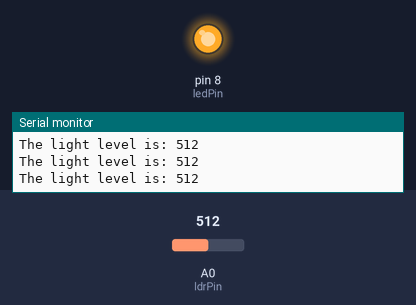
Simulated run of this sketch. Board: Arduino Uno, built with avr-gcc and run on an emulated ATmega328P. Parts: output pins drawn as LEDs (lit = HIGH), the last lines printed to the serial monitor. Inputs (shaded band) come from the test bench; at power-on: A0 (ldrPin) = 512.

Above: at 1.2 s.
1.3 s: A0 (ldrPin) set to 527
At 2.5 s:
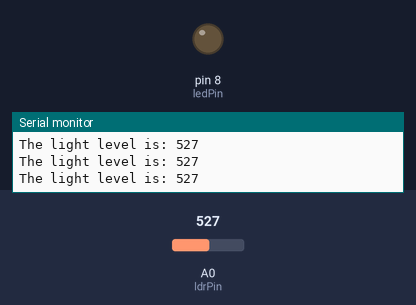
2.8 s: A0 (ldrPin) set to 511
At 3.9 s:
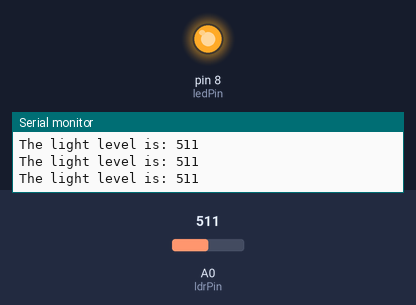
5.8 s: A0 (ldrPin) set to 716
At 7.0 s:
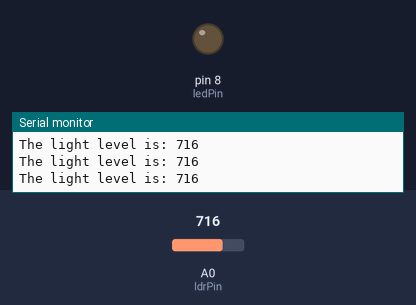
Timing chart, 0 to 8.8 s (numbered marks = the images above; inputs shaded):
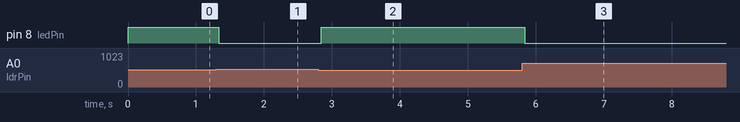

Measured:
- the behaviour switches between 512 and 513 on A0 (ldrPin) (found by bisection; images 0 and 1)
- after the input at 1.3 s, pin 8 (ledPin): HIGH → LOW at once
- after the input at 2.8 s, pin 8 (ledPin): LOW → HIGH at once
- after the input at 5.8 s, pin 8 (ledPin): HIGH → LOW at once

The sketch:

light_and_thermo_sensor.ino
```cpp
//set pin numbers
//const won't change
const int ledPin = 8;   //the number of the LED pin
const int ldrPin = A0;  //the number of the LDR pin

int lightCal;
int ldrStatus;


void setup() {

  Serial.begin(9600);
  pinMode(ledPin, OUTPUT);  //initialize the LED pin as an output
  pinMode(ldrPin, INPUT);   //initialize the LDR pin as an input

  lightCal = analogRead(ldrPin);
}

void loop() {

  ldrStatus = analogRead(ldrPin);   //read the status of the LDR value

  //check if the LDR status is <= 20
  //if it is, the LED is HIGH

   if (ldrStatus <= lightCal) {

    Serial.print("The light level is: ");
    Serial.println(ldrStatus);
    digitalWrite(ledPin, HIGH);               //turn LED on
    //Serial.println("LDR is DARK, LED is ON");

   }
  else {

    Serial.print("The light level is: ");
    Serial.println(ldrStatus);
    digitalWrite(ledPin, LOW);          //turn LED off
    //Serial.println("LED is OFF");
  }
}
```
